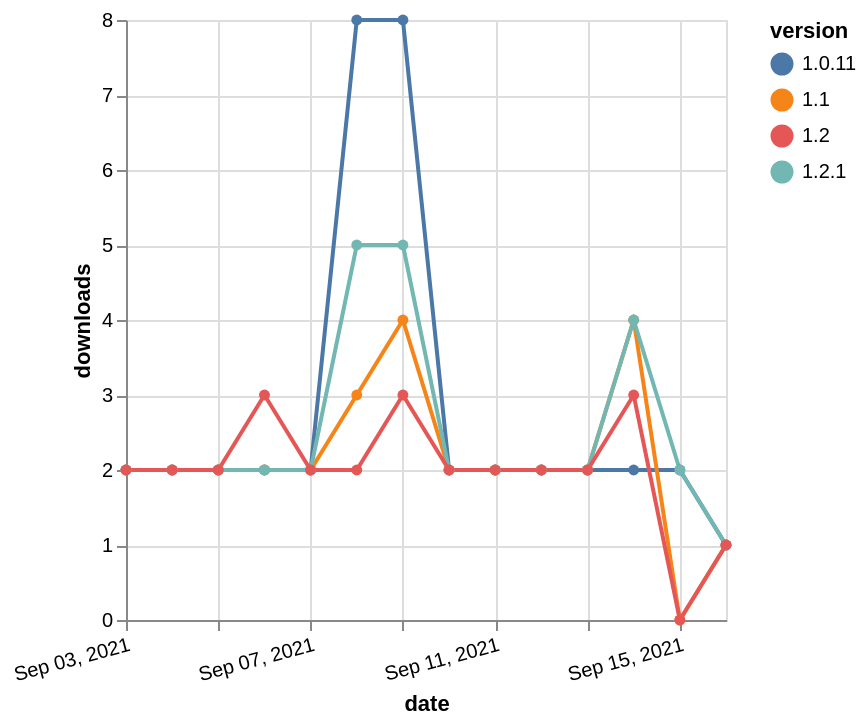

This figure's Vega-Lite source:
### Vega-Lite specification from a JSON file in a GitHub repository (floating-point values rounded to 4 significant figures)
{"$schema": "https://vega.github.io/schema/vega-lite/v5.json", "description": "A simple bar chart with embedded data.", "data": {"values": [{"date": "2021-09-03", "total": 3411, "delta": 2, "version": "1.0.11"}, {"date": "2021-09-04", "total": 3413, "delta": 2, "version": "1.0.11"}, {"date": "2021-09-05", "total": 3415, "delta": 2, "version": "1.0.11"}, {"date": "2021-09-06", "total": 3417, "delta": 2, "version": "1.0.11"}, {"date": "2021-09-07", "total": 3419, "delta": 2, "version": "1.0.11"}, {"date": "2021-09-08", "total": 3427, "delta": 8, "version": "1.0.11"}, {"date": "2021-09-09", "total": 3435, "delta": 8, "version": "1.0.11"}, {"date": "2021-09-10", "total": 3437, "delta": 2, "version": "1.0.11"}, {"date": "2021-09-11", "total": 3439, "delta": 2, "version": "1.0.11"}, {"date": "2021-09-12", "total": 3441, "delta": 2, "version": "1.0.11"}, {"date": "2021-09-13", "total": 3443, "delta": 2, "version": "1.0.11"}, {"date": "2021-09-14", "total": 3445, "delta": 2, "version": "1.0.11"}, {"date": "2021-09-15", "total": 3447, "delta": 2, "version": "1.0.11"}, {"date": "2021-09-16", "total": 3448, "delta": 1, "version": "1.0.11"}, {"date": "2021-09-03", "total": 2099, "delta": 2, "version": "1.1"}, {"date": "2021-09-04", "total": 2101, "delta": 2, "version": "1.1"}, {"date": "2021-09-05", "total": 2103, "delta": 2, "version": "1.1"}, {"date": "2021-09-06", "total": 2105, "delta": 2, "version": "1.1"}, {"date": "2021-09-07", "total": 2107, "delta": 2, "version": "1.1"}, {"date": "2021-09-08", "total": 2110, "delta": 3, "version": "1.1"}, {"date": "2021-09-09", "total": 2114, "delta": 4, "version": "1.1"}, {"date": "2021-09-10", "total": 2116, "delta": 2, "version": "1.1"}, {"date": "2021-09-11", "total": 2118, "delta": 2, "version": "1.1"}, {"date": "2021-09-12", "total": 2120, "delta": 2, "version": "1.1"}, {"date": "2021-09-13", "total": 2122, "delta": 2, "version": "1.1"}, {"date": "2021-09-14", "total": 2126, "delta": 4, "version": "1.1"}, {"date": "2021-09-15", "total": 2126, "delta": 0, "version": "1.1"}, {"date": "2021-09-16", "total": 2127, "delta": 1, "version": "1.1"}, {"date": "2021-09-03", "total": 1335, "delta": 2, "version": "1.2.1"}, {"date": "2021-09-04", "total": 1337, "delta": 2, "version": "1.2.1"}, {"date": "2021-09-05", "total": 1339, "delta": 2, "version": "1.2.1"}, {"date": "2021-09-06", "total": 1341, "delta": 2, "version": "1.2.1"}, {"date": "2021-09-07", "total": 1343, "delta": 2, "version": "1.2.1"}, {"date": "2021-09-08", "total": 1348, "delta": 5, "version": "1.2.1"}, {"date": "2021-09-09", "total": 1353, "delta": 5, "version": "1.2.1"}, {"date": "2021-09-10", "total": 1355, "delta": 2, "version": "1.2.1"}, {"date": "2021-09-11", "total": 1357, "delta": 2, "version": "1.2.1"}, {"date": "2021-09-12", "total": 1359, "delta": 2, "version": "1.2.1"}, {"date": "2021-09-13", "total": 1361, "delta": 2, "version": "1.2.1"}, {"date": "2021-09-14", "total": 1365, "delta": 4, "version": "1.2.1"}, {"date": "2021-09-15", "total": 1367, "delta": 2, "version": "1.2.1"}, {"date": "2021-09-16", "total": 1368, "delta": 1, "version": "1.2.1"}, {"date": "2021-09-03", "total": 1292, "delta": 2, "version": "1.2"}, {"date": "2021-09-04", "total": 1294, "delta": 2, "version": "1.2"}, {"date": "2021-09-05", "total": 1296, "delta": 2, "version": "1.2"}, {"date": "2021-09-06", "total": 1299, "delta": 3, "version": "1.2"}, {"date": "2021-09-07", "total": 1301, "delta": 2, "version": "1.2"}, {"date": "2021-09-08", "total": 1303, "delta": 2, "version": "1.2"}, {"date": "2021-09-09", "total": 1306, "delta": 3, "version": "1.2"}, {"date": "2021-09-10", "total": 1308, "delta": 2, "version": "1.2"}, {"date": "2021-09-11", "total": 1310, "delta": 2, "version": "1.2"}, {"date": "2021-09-12", "total": 1312, "delta": 2, "version": "1.2"}, {"date": "2021-09-13", "total": 1314, "delta": 2, "version": "1.2"}, {"date": "2021-09-14", "total": 1317, "delta": 3, "version": "1.2"}, {"date": "2021-09-15", "total": 1317, "delta": 0, "version": "1.2"}, {"date": "2021-09-16", "total": 1318, "delta": 1, "version": "1.2"}]}, "width": "container", "mark": {"type": "line", "point": {"filled": true}}, "encoding": {"x": {"field": "date", "type": "temporal", "timeUnit": "yearmonthdate", "title": "date", "axis": {"labelAngle": -15}}, "y": {"field": "delta", "type": "quantitative", "title": "downloads"}, "color": {"field": "version", "type": "nominal"}, "tooltip": {"field": "delta"}}}
